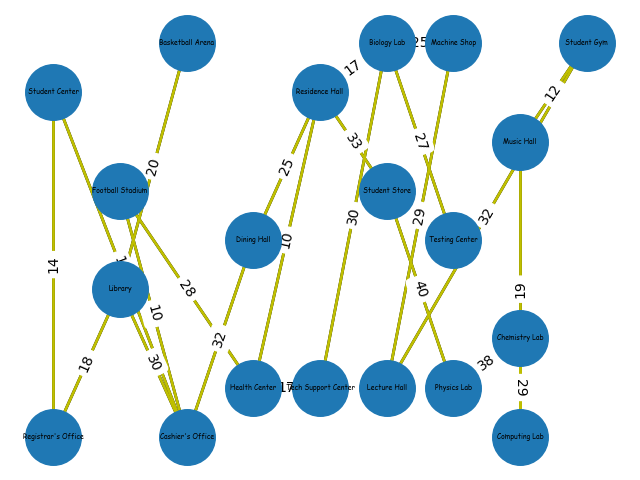

The script that drew this image:
import networkx as nx
from pprint import *
import matplotlib.pyplot as plt

G = nx.Graph()

nodes = [["Registrar's Office", 1, 1],["Student Center", 1, 8],["Library", 2, 4],["Cashier's Office", 3, 1],["Basketball Arena", 3, 9],
         ["Football Stadium", 2, 6],["Health Center", 4, 2],["Dining Hall", 4, 5],["Residence Hall", 5, 8],["Tech Support Center", 5, 2],
         ["Student Store", 6, 6],["Physics Lab", 7, 2],["Chemistry Lab", 8, 3],["Testing Center", 7, 5],["Biology Lab", 6, 9],
         ["Machine Shop", 7, 9],["Lecture Hall", 6, 2],["Computing Lab", 8, 1],["Music Hall", 8, 7],["Student Gym", 9, 9]]

for node in nodes:
    G.add_node(node[0], pos = (node[1], node[2]))

edges = [
    ["Registrar's Office", "Student Center", 14],
    ["Registrar's Office", "Library", 18],
    ["Library", "Basketball Arena", 20],
    ["Library", "Cashier's Office", 30],
    ["Student Center", "Cashier's Office", 15],
    ["Cashier's Office", "Football Stadium", 10],
    ["Football Stadium", "Health Center", 28],
    ["Health Center", "Residence Hall", 10],
    ["Cashier's Office", "Dining Hall", 32],
    ["Dining Hall", "Residence Hall", 25],
    ["Health Center", "Tech Support Center", 17],
    ["Tech Support Center", "Biology Lab", 30],
    ["Residence Hall", "Biology Lab", 17],
    ["Residence Hall", "Student Store", 33],
    ["Student Store", "Physics Lab", 40],
    ["Physics Lab", "Chemistry Lab", 38],
    ["Chemistry Lab", "Computing Lab", 29],
    ["Computing Lab", "Music Hall", 19],
    ["Music Hall", "Student Gym", 12],
    ["Student Store", "Testing Center", 12],
    ["Biology Lab", "Testing Center", 27],
    ["Biology Lab", "Machine Shop", 25],
    ["Machine Shop", "Lecture Hall", 29],
    ["Lecture Hall", "Student Gym", 32],
]

for pair in edges:
    G.add_edge(pair[0], pair[1], weight = int(pair[2]))

#Drawing Graph: 

# nodes
nx.draw_networkx_nodes(G, pos = nx.get_node_attributes(G,'pos'), node_size=1600)

# edges
nx.draw_networkx_edges(G, pos = nx.get_node_attributes(G,'pos'), width=2)
nx.draw_networkx_edges(G, pos = nx.get_node_attributes(G,'pos'), width=2, alpha=1, edge_color="y")

# node labels
nx.draw_networkx_labels(G, pos = nx.get_node_attributes(G,'pos'), font_size=5, font_family="cursive")

# edge weight labels
edge_labels = nx.get_edge_attributes(G, "weight")
nx.draw_networkx_edge_labels(G, pos = nx.get_node_attributes(G,'pos'), edge_labels=edge_labels)

ax = plt.gca()
ax.margins(0.02)
plt.axis("off")
plt.tight_layout()
plt.show()

def solution (G: nx.Graph) -> nx.Graph:
    solution = nx.single_source_dijkstra(G, "Registrar's Office", "Student Gym")
    print("The shortest path from Registrar's Office to Student Gym is: ")
    print(solution)
    return solution

solution(G)
